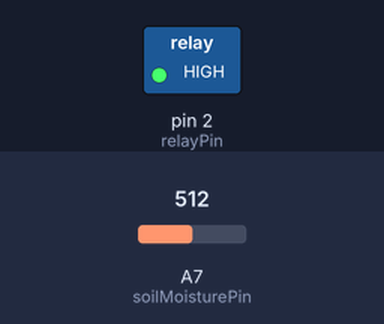
This sketch was run on a simulated Arduino Nano, built with avr-gcc and run on an emulated ATmega328P. Parts: switched loads named in the sketch (green lamp = pin HIGH). The test bench sets the inputs (shaded band); at power-on: A7 (soilMoisturePin) = 512.

Above: at 1.8 s.
1.9 s: A7 (soilMoisturePin) set to 792
3.4 s: A7 (soilMoisturePin) set to 807
At 5.2 s:
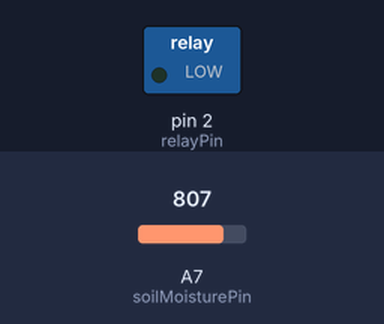
5.5 s: A7 (soilMoisturePin) set to 759
7.2 s: A7 (soilMoisturePin) set to 742
At 8.4 s:
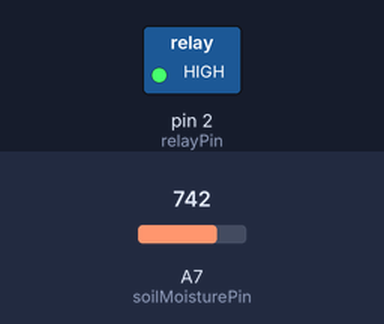
9.5 s: A7 (soilMoisturePin) set to 810
At 11.1 s:
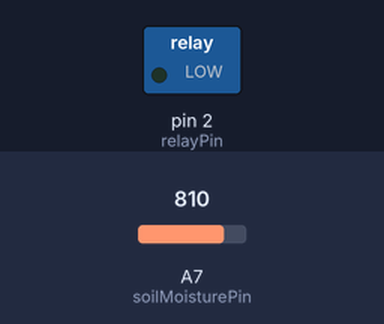
Timing chart, 0 to 12.5 s (numbered marks = the images above; inputs shaded):
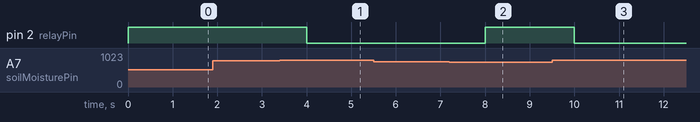

Measured:
- the behaviour switches between 799 and 800 on A7 (soilMoisturePin) (found by bisection; images 0 and 1)
- the behaviour switches between 750 and 749 on A7 (soilMoisturePin) (found by bisection; images 1 and 2)
- after the input at 1.9 s, every drawn part: stays the same
- after the input at 3.4 s, pin 2 (relayPin): HIGH → LOW after 0.60 s
- after the input at 5.5 s, every drawn part: stays the same
- after the input at 7.2 s, pin 2 (relayPin): LOW → HIGH after 0.80 s
- after the input at 9.5 s, pin 2 (relayPin): HIGH → LOW after 0.50 s

The sketch:

Code.ino
```cpp
int soilMoisturePin = A7; // Analog pin for the soil moisture sensor
int relayPin = 2;        // Digital pin to control the relay
int moistureThreshold = 800; // Adjust this threshold according to your sensor
int hysteresis = 50;       // Hysteresis range to prevent rapid cycling

void setup() {
  pinMode(relayPin, OUTPUT);
  pinMode(soilMoisturePin, INPUT);
}

void loop() {
  int soilMoisture = analogRead(soilMoisturePin);

  if (soilMoisture < moistureThreshold - hysteresis) {
    digitalWrite(relayPin, HIGH); // Soil is dry, turn on the pump
  } else if (soilMoisture >= moistureThreshold) {
    digitalWrite(relayPin, LOW);  // Soil is wet, turn off the pump
  }

  delay(1000); // Delay for 1 second before checking again (adjust as needed)
}
```
